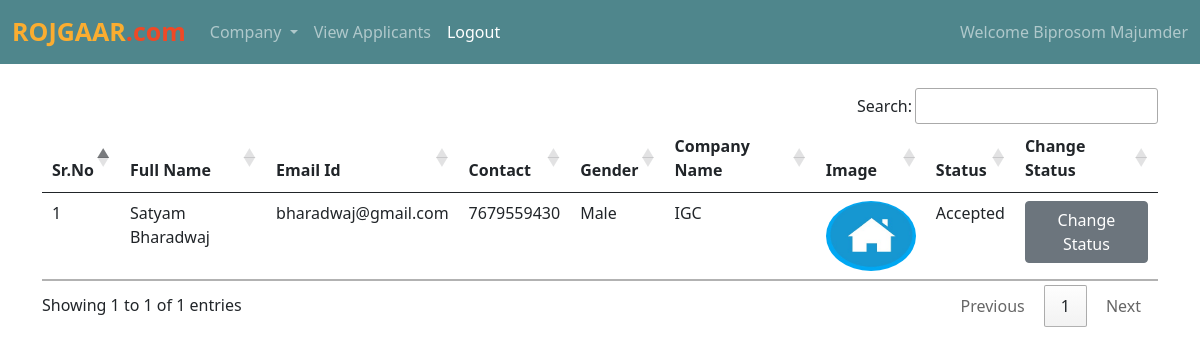
/accepted_companies/ (signed in), run on the app's committed database.
### jobs/models.py (models this page shows, shortened)
class Company(models.Model):
    user = models.ForeignKey(User, on_delete=models.CASCADE)
    phone = models.CharField(max_length=10)
    image = models.ImageField(upload_to="")
    gender = models.CharField(max_length=10)
    type = models.CharField(max_length=15)
    status = models.CharField(max_length=20)
    company_name = models.CharField(max_length=100)

### jobs/views.py (the view)
# urls.py: path("accepted_companies/", views.accepted_companies, name="accepted_companies"),
def accepted_companies(request):
    if not request.user.is_authenticated:
        return redirect("/admin_login")
    companies = Company.objects.filter(status="Accepted")
    return render(request, "accepted_companies.html", {'companies':companies})

### jobs/templates/accepted_companies.html (shortened to what this page needs)
{% extends 'admin_navbar.html' %}
{% block body %}
<div class="container mt-4">
<table class="table table-hover" id="example">
    <thead>
        <tr>
            <th>Sr.No</th>
            <th>Full Name</th>
            <th>Email Id</th>
            <th>Contact</th>
            <th>Gender</th>
            <th>Company Name</th>
            <th>Image</th>
            <th>Status</th>
            <th>Change Status</th>
        </tr>
    </thead>
    <tbody>
        {% for company in companies %}
        <tr>
            <td>{{forloop.counter}}</td>
            <td>{{company.user.get_full_name}}</td>
            <td>{{company.user.email}}</td>
            <td>{{company.phone}}</td>
            <td>{{company.gender}}</td>
            <td>{{company.company_name}}</td>
            <td><img src="{{company.image.url}}" class="rounded-circle" width="90px" height="70px"></td>
            <td>{{company.status}}</td>
            <td><a href="/change_status/{{company.id}}/" class="btn btn-secondary">Change Status</a></td>
        </tr>
        {% endfor %}
    </tbody>
</table>
</div>
{% endblock %}

### jobs/templates/admin_navbar.html (shortened to what this page needs)
<!doctype html>
<html lang="en">
<head>
  <link href="https://cdn.jsdelivr.net/npm/bootstrap@5.0.2/dist/css/bootstrap.min.css" rel="stylesheet"
>
  <link rel="stylesheet" href="https://cdn.datatables.net/1.10.25/css/jquery.dataTables.min.css">
  <link rel="stylesheet" href="https://cdn.datatables.net/buttons/1.7.1/css/buttons.dataTables.min.css">
</head>
<body>
  <nav class="navbar navbar-expand-lg navbar-dark">
    <div class="container-fluid">
      <a class="navbar-brand" href="/"><span class="head1">ROJGAAR</span><span class="head2">.com</span></a>
      <div class="collapse navbar-collapse" id="navbarSupportedContent">
        <ul class="navbar-nav me-auto mb-2 mb-lg-0">
          <li class="nav-item dropdown">
            <a class="nav-link dropdown-toggle" href="#" id="navbarDropdown" role="button" data-bs-toggle="dropdown"
              aria-expanded="false">
              Company
            </a>
          </li>
          <li class="nav-item">
            <a class="nav-link {% block view_applicants %} {% endblock %}" href="/view_applicants/">View Applicants</a>
          </li>
          <li class="nav-item">
            <a class="nav-link active" href="/logout/">Logout</a>
          </li>
        </ul>
        <span class="navbar-text">
          Welcome {{request.user.get_full_name}}
        </span>
      </div>
    </div>
  </nav>
  {% block body %}
  {% endblock %}
</body>
</html>

### jobs/templates/admin_navbar.html (style rules this page uses)
.navbar { background-color: #4f868c; }
.head1 { color: #FBAD30; font-size: 25px; font-weight: bold; height: 50px; }
.head2 { color: #EF4926; font-size: 25px; font-weight: bold; }

### data on the page
Company: user.get_full_name "Satyam Bharadwaj", user.email "bharadwaj@gmail.com", phone "7679559430", gender "Male", company_name "IGC", image (picture), status "Accepted"

### other printed values
{{ request.user.get_full_name }} "Biprosom Majumder"
